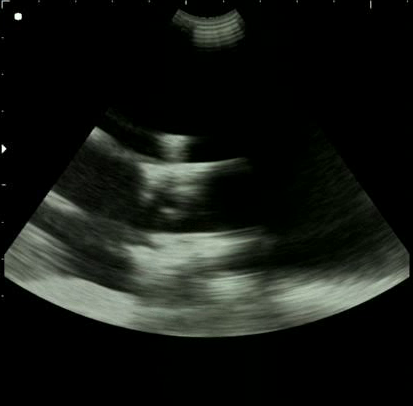
#> input picture ultrasound_processing/data/cropped_frame_idx_150.png, 413 x 406 px, found by its file name
$ python proba.py
#> lines starting #> are read from the running program, lines starting #| are printed output that depends on the picture; after the words box and inside, x2 and y2 are one past the last pixel; in counts of white or black regions, pixels touching at a corner belong together
### ultrasound_processing/transform.py
import numpy as np
import scipy.signal
import math as m

def convert_to_grayscale(image):
    """
    Converts a PIL image to a grayscale NumPy array.

    Args:
        image (PIL.Image.Image): Input image in PIL.Image format.

    Returns:
        np.ndarray: Grayscale image as a 2D NumPy array.
    """

    return np.array(image.convert("L"))


def detect_cm_marks(gray_array):
    """
    Detects centimeter marks in the grayscale image along rows and columns.

    Args:
        gray_array (np.ndarray): Grayscale image array.

    Returns:
        Tuple[float, List[int], List[int]]:
            - Estimated distance in pixels between cm marks (float).
            - List of detected row indices (List[int]).
            - List of detected column indices (List[int]).
    """

    def find(line):
        marks, prev = [], False
        for i, val in enumerate(line):
            curr = val > 10
            dist = True
            if marks: dist = i - marks[-1] > 10
            if curr and not prev and dist:
                marks.append(i)
            prev = curr
        return marks

    rows = find(gray_array[:,2])
    cols = find(gray_array[2])
    d = ((rows[-1] - rows[1]) + (cols[-1] - cols[1])) / (len(rows) + len(cols) - 4)

    return d, rows, cols


def clean_image(gray_array):
    """
    Cleans the grayscale image by cropping and filtering pixel values.

    Args:
        gray_array (np.ndarray): Grayscale image array.

    Returns:
        Tuple[np.ndarray, int]:
            - Processed image as a float array with noise filtered.
            - Index of the first row retained after cropping.
    """

    idx = np.where(np.sum(gray_array, axis=1) < 500)[0][0]
    img = gray_array[idx:, 6:].astype(float)
    img[(img > 200) | (img < 5)] = 0
    img[:100,:100], img[:100,-100:] = 0, 0

    return img, idx


def calculate_geometry(temp, d, alpha):
    """
    Calculates geometric parameters from the ultrasound image.

    Args:
        temp (np.ndarray): Cleaned image array.
        d (float): Pixel-to-centimeter ratio.
        alpha (float): Half angle of the ultrasound beam in radians.

    Returns:
        Tuple[float, int, float, float, int]:
            - Depth of the offset in pixels.
            - Height in pixels of the ultrasound window.
            - Offset in centimeters.
            - Height in centimeters of the ultrasound window.
            - First row index of the window.
    """

    row = np.where(np.sum(temp, axis = 1) > 200)[0][0]
    peaks = scipy.signal.find_peaks(temp[row], distance=50)[0]
    cln = peaks[abs(peaks) <= len(temp[0]) * 4 / 5]
    d_cm = abs(cln[0] - cln[1]) / (2 * d)
    offset_cm = d_cm / m.sin(alpha)
    r = np.where(temp[:, int(cln[0] + abs(cln[0] - cln[1]) / 2)] > 0)[0]

    return offset_cm * d, r[-1] - r[0], offset_cm, (r[-1] - r[0]) / d, r[0]


def compute_coordinate_grid(offset_cm, r_cm, d, temp, offset_px, first, alpha_deg, res):
    """
    Computes the coordinate grid for the ultrasound image transformation.

    Args:
        offset_cm (float): Offset in centimeters.
        r_cm (float): Range in centimeters.
        d (float): Pixel-to-centimeter ratio.
        temp (np.ndarray): Processed grayscale image.
        offset_px (float): Offset in pixels.
        first (int): Index of the first pixel row used.
        alpha_deg (float): Half angle of ultrasound beam in degrees.
        res (float): Image resolution scaling factor.

    Returns:
        Tuple[np.ndarray, np.ndarray]:
            - X coordinates in the transformed space.
            - Y coordinates in the transformed space.
    """

    rows = np.arange(int(offset_cm*res), int(offset_cm*res + r_cm*res))[:, None]
    cols = np.linspace(-alpha_deg, alpha_deg, len(rows))
    Th = cols * m.pi / 180
    X, Y = np.sin(Th) * rows, np.cos(Th) * rows

    return X / res * d + temp.shape[1]/2, Y / res * d - (offset_px - first)


def interpolate_image(X, Y, temp):
    """
    Applies bilinear interpolation to map intensity values from input coordinates.

    Args:
        X (np.ndarray): X coordinate grid.
        Y (np.ndarray): Y coordinate grid.
        temp (np.ndarray): Processed grayscale image.

    Returns:
        np.ndarray: Interpolated intensity values.
    """

    X = np.clip(X, 0, temp.shape[0]-2)
    Y = np.clip(Y, 0, temp.shape[1]-2)

    Xl = np.floor(X).astype(int)
    Xr = Xl + 1
    Yt = np.floor(Y).astype(int)
    Yb = Yt + 1

    dx = X - Xl
    dy = Y - Yt

    intensity = (
        (1 - dx) * (1 - dy) * temp[Yt, Xl] +
        (dx * (1 - dy)) * temp[Yt, Xr] +
        (1 - dx) * dy * temp[Yb, Xl] +
        (dx * dy) * temp[Yb, Xr]
    )

    return np.clip(intensity, 0, 255)


def transform_image(img: 'PIL.Image.Image', alpha_deg: float, res: float):
    """
    Transforms an ultrasound image into a rectified coordinate system.

    Args:
        img (PIL.Image.Image): Input image to process.
        alpha_deg (float): Half angle of the ultrasound beam in degrees.
        res (float): Image resolution scaling factor.

    Returns:
        Tuple[np.ndarray, float, float]:
            - Transformed image as a 2D array.
            - Depth of the ultrasound window in pixels.
            - Offset from the top in centimeters.
    """

    gray = convert_to_grayscale(img)
    d, rows, cols = detect_cm_marks(gray)
    alpha = alpha_deg/180*m.pi
    temp, gray_idx = clean_image(gray)
    offset_px, r_px, offset_cm, r_cm, first = calculate_geometry(temp, d, alpha)

    X, Y = compute_coordinate_grid(offset_cm, r_cm, d, temp, offset_px, first, alpha_deg, res)
    intensity = interpolate_image(X, Y, temp)

    depth = r_px / d

    return intensity, depth, offset_cm


# [2 lines that do not run on import are left out]

### ultrasound_processing/masking.py
import cv2
import numpy as np
import matplotlib.pyplot as plt
from typing import Tuple


def compute_threshold(image: np.ndarray, top_percent: float) -> int:
    """
    Compute the intensity threshold such that the top top_percent fraction of pixel values
    in the grayscale image will be set to white in the binary mask.

    Args:
        image: 2D numpy array of grayscale pixel intensities (0-255).
        top_percent: Number between 0 and 1 that determines the fraction of pixels to be set to white.

    Returns:
        An integer threshold value in the range [0, 255].
    """
    hist, _ = np.histogram(image.flatten(), bins=256, range=[0, 256])
    cdf = hist.cumsum()
    cdf_normalized = cdf / float(cdf[-1])
    idx = np.where(cdf_normalized >= top_percent)[0]
    return int(idx[0]) if idx.size > 0 else 255

def threshold_mask(image: np.ndarray, threshold_value: int) -> np.ndarray:
    """
    Create a binary mask by thresholding the image: pixels with intensity >= threshold_value
    become 255 (white), others become 0 (black).

    Args:
        image: 2D numpy array of grayscale pixel intensities.
        threshold_value: Intensity cutoff for binarization.

    Returns:
        A binary mask as a 2D numpy array of 0s and 255s.
    """
    return (image >= threshold_value).astype(np.uint8) * 255


def do_closing(mask: np.ndarray, kernel_size: Tuple[int,int]=(2,2)) -> np.ndarray:
    """
    Apply a morphological closing operation (dilation followed by erosion) to fill small holes
    and connect nearby white regions in the binary mask.

    Args:
        mask: Binary mask (0 or 255) to be processed.
        kernel_size: Size of the structuring element used for closing.

    Returns:
        The mask after morphological closing.
    """
    kernel = cv2.getStructuringElement(cv2.MORPH_ELLIPSE, kernel_size)
    return cv2.morphologyEx(mask, cv2.MORPH_CLOSE, kernel)

def remove_small_components(mask: np.ndarray, top_margin: int) -> np.ndarray:
    """
    Remove white components (noise) from the top part of the image.

    Args:
        mask: Binary mask (0 or 255) (after closing).
        top_margin: Number of pixels from the top; any component starting above this
                    line will be removed.

    Returns:
        The mask with small top components removed.
    """
    num_labels, labels, stats, _ = cv2.connectedComponentsWithStats(mask, connectivity=8)
    for i in range(1, num_labels):
        x, y, w, h, area = stats[i]
        if y < top_margin:
            mask[labels == i] = 0
    return mask

def extract_top_contour(mask: np.ndarray) -> np.ndarray:
    """
    Extract the top contour of the white regions in the binary mask by keeping only the first
    white pixel in each column.

    Args:
        mask: Cleaned binary mask (0 or 255).

    Returns:
        A binary image where each column has at most one white pixel.
    """
    h, w = mask.shape
    contour = np.zeros_like(mask)
    for col in range(w):
        white = np.where(mask[:, col] == 255)[0]
        if white.size > 0:
            contour[white[0], col] = 255
    return contour

def dilate_contour(contour: np.ndarray,
                   kernel_size: Tuple[int,int]=(2,2),
                   iterations: int=1) -> np.ndarray:
    """
    Thicken the one- pixel-wide contour by applying dilation.

    Args:
        contour: Binary contour image (0 or 255) with single-pixel lines.
        kernel_size: Size of the rectangular structuring element.
        iterations: Number of dilation iterations.

    Returns:
        The dilated contour mask.
    """
    kernel = cv2.getStructuringElement(cv2.MORPH_RECT, kernel_size)
    return cv2.dilate(contour, kernel, iterations=iterations)

def smooth_mask(dilated: np.ndarray,
                blur_ksize: Tuple[int,int]=(5,5)) -> np.ndarray:
    """
    Apply a Gaussian blur to the dilated contour mask.

    Args:
        dilated: Dilated binary contour mask.
        blur_ksize: Kernel size for Gaussian blur.

    Returns:
        A smooth mask with values in [0, 255].
    """
    blurred = cv2.GaussianBlur(dilated, blur_ksize, 0)
    blurred[dilated == 255] = 255
    return blurred

def original_intensity_mask(image: np.ndarray, smooth: np.ndarray) -> np.ndarray:
    """
    Preserve the original grayscale intensities.

    Args:
        image: Original 2D grayscale image.
        smooth: Smooth mask with values in [0, 255].

    Returns:
        Masked image where the contour regions preserve their original intensities.
    """
    norm = smooth.astype(np.float32) / 255.0
    return (image.astype(np.float32) * norm).astype(np.uint8)


def mask(image: np.ndarray,
          top_percent: float = 0.93,
          top_margin: int = 5,
          apply_closing_flag: bool = True) -> np.ndarray:
    """
    Complete pipeline that generates a masked ultrasound image that keeps only the contour of a certain object.

    Args:
        image: Input 2D grayscale image.
        top_percent: Fraction of pixels to threshold as white (default 0.93).
        top_margin: Pixel row margin to remove top noise components (default 5).
        apply_closing_flag: Whether to perform morphological closing (default True).

    Returns:
        A grayscale image where only the contour region retains its original intensities.
    """
    th = compute_threshold(image, top_percent)
    mask = threshold_mask(image, th)

    if apply_closing_flag:
        mask = do_closing(mask)

    mask = remove_small_components(mask, top_margin)
    contour = extract_top_contour(mask)
    dilated = dilate_contour(contour)
    smooth = smooth_mask(dilated)
    return original_intensity_mask(image, smooth)

### ultrasound_processing/proba.py
from transform_back import transform_back
from transform import transform_image
from masking import mask
import numpy as np
import matplotlib.pyplot as plt
from PIL import Image
import PIL


### Ezeket a paramétereket kell megadni
path = "C:\\Users\\buvr_\\Documents\\Egyetem\\Scientific Python\\Project\\ScPytone_ultrasound_processing\\ultrasound_processing\\data\\cropped_frame_idx_150.png"
alpha_deg = 35
resolution = 50

img = Image.open(path)
#> img is the input picture: PIL image 413x406 RGBA; mean R, G, B, A 22.7, 25.6, 21.4, 255
plt.imshow(img, cmap="gray")
plt.show()

alpha_rad = alpha_deg/180*np.pi


transformed_image, depth, offset = transform_image(img, alpha_deg, resolution)
#> the loop in find, `for i, val in enumerate(line):` made 406 passes
#> (val, curr, dist, prev) on passes 1 to 12: (125, True, True, True), (171, True, False, True), (136, True, False, True), (131, True, False, True), (131, True, False, True), (139, True, False, True), (142, True, False, True), (114, True, False, True), (60, True, False, True), (11, True, False, True), (0, False, False, False), (1, False, True, False)
#> (curr, dist) on passes 61 to 66: (False, True), (False, True), (False, True), (False, True), (False, True), (False, True)
#> after the loop in find, `for i, val in enumerate(line):`: marks = [0, 37, 72, 110, 144, 184, 221, 256, 294]
#> the loop in find (call 2), `for i, val in enumerate(line):` made 413 passes
#> (val, curr, dist, prev) on passes 1 to 12: (2, False, True, False), (85, True, True, True), (136, True, False, True), (4, False, False, False), (0, False, False, False), (0, False, False, False), (0, False, False, False), (0, False, False, False), (3, False, False, False), (2, False, False, False), (0, False, False, False), (0, False, False, False)
#> in clean_image, `img[:100,:100], img[:100,-100:] = 0, 0`: img: shape (398, 407) float64; min 0, max 196, mean 24.6
#> in transform_image, `X, Y = compute_coordinate_grid(offset_cm, r_cm, d, temp, offset_px, fi..`:
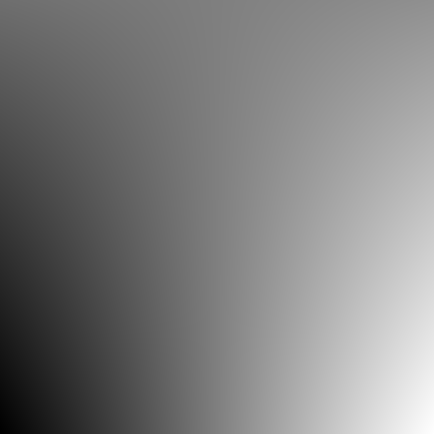
#> X: shape (434, 434) float64; min -7.29, max 414.3, mean 203.5; drawn with min black and max white
#> in transform_image, `X, Y = compute_coordinate_grid(offset_cm, r_cm, d, temp, offset_px, fi..`:
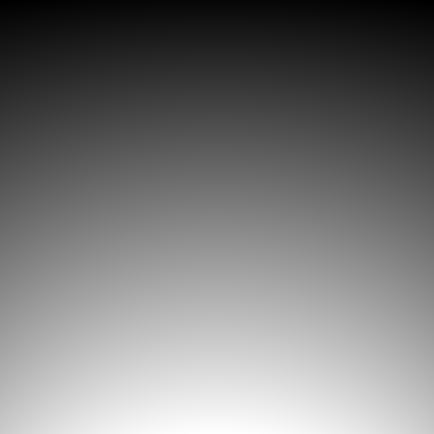
#> Y: shape (434, 434) float64; min 6.13e-05, max 327.7, mean 155.5; drawn with min black and max white
#> in interpolate_image, `Yt = np.floor(Y).astype(int)`:
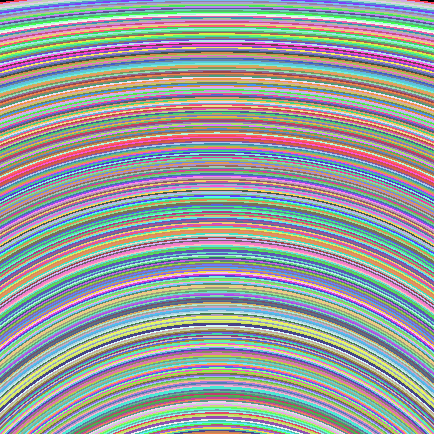
#> Yt: shape (434, 434) int64; 328 distinct labels, from 0 to 327; one colour per label, 0 black
#> in interpolate_image, `Yb = Yt + 1`: Yb: shape (434, 434) int64; 328 distinct labels, from 1 to 328
#> in interpolate_image, `dx = X - Xl`:
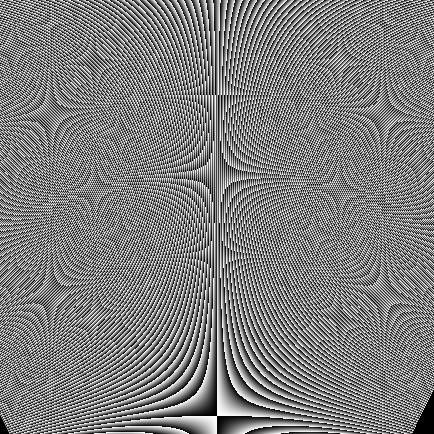
#> dx: shape (434, 434) float64; min 0, max 1, mean 0.498
#> in interpolate_image, `dy = Y - Yt`:
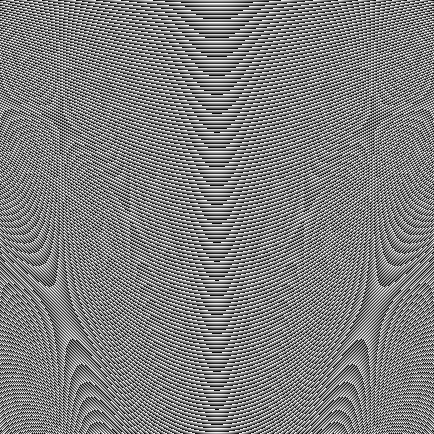
#> dy: shape (434, 434) float64; min 2.42e-07, max 1, mean 0.5
plt.imshow(transformed_image, cmap="gray")
plt.show()


masked_image = mask(transformed_image)
#> in threshold_mask, `return (image >= threshold_value).astype(np.uint8) * 255`:
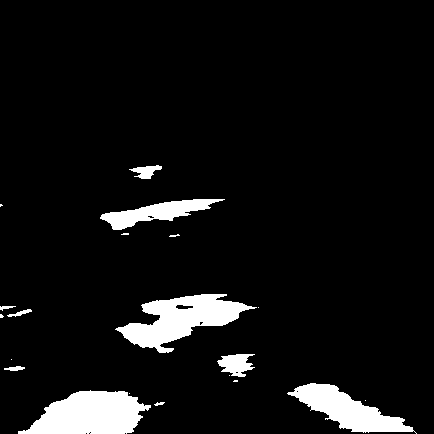
#> returned value: shape (434, 434); 7% white; 20 white regions (10 under 20 px), largest, box (x1, y1, x2, y2) and area: (18, 390, 151, 434) 3950, (115, 294, 257, 353) 3778, (287, 383, 417, 434) 2792
#> in do_closing, `return cv2.morphologyEx(mask, cv2.MORPH_CLOSE, kernel)`: returned value: shape (434, 434); 7% white; 15 white regions (5 under 20 px), largest, box (x1, y1, x2, y2) and area: (19, 391, 152, 434) 3867, (116, 295, 257, 354) 3768, (288, 384, 417, 434) 2793
#> in remove_small_components, `num_labels, labels, stats, _ = cv2.connectedComponentsWithStats(mask, ..`: labels: shape (434, 434) int32; 16 distinct labels, from 0 to 15
#> after the loop in extract_top_contour, `for col in range(w):`: contour: shape (434, 434); 0.2% white in thin lines or dots, all inside (x1, y1, x2, y2) = (0, 166, 417, 434)
#> in dilate_contour, `return cv2.dilate(contour, kernel, iterations=iterations)`: returned value: shape (434, 434); 0.47% white in thin lines or dots, all inside (x1, y1, x2, y2) = (0, 166, 418, 434)
#> in smooth_mask, `blurred[dilated == 255] = 255`:
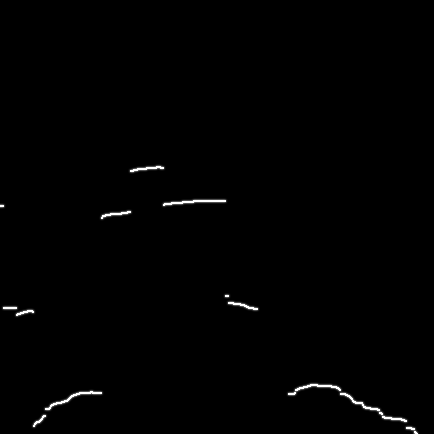
#> blurred: shape (434, 434); min 0, max 255, mean 1.7
plt.imshow(masked_image, cmap="gray")
plt.show()


#> (the run stopped early here; a loop or call above may not have finished)

$ run again, with ultrasound_processing/data/cropped_frame_idx_100.png copied over ultrasound_processing/data/cropped_frame_idx_150.png
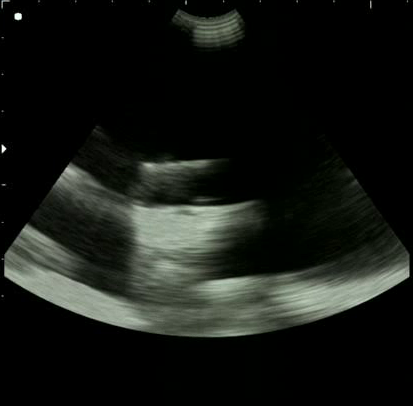
#> input picture ultrasound_processing/data/cropped_frame_idx_100.png, 413 x 406 px, found by its file name
#> img is the input picture: PIL image 413x406 RGBA; mean R, G, B, A 22.7, 25.6, 21.4, 255
#> the loop in find, `for i, val in enumerate(line):` made 406 passes
#> (val, curr, dist, prev) on passes 1 to 8: (126, True, True, True), (174, True, False, True), (134, True, False, True), (130, True, False, True), (132, True, False, True), (132, True, False, True), (143, True, False, True), (111, True, False, True)
#> after the loop in find, `for i, val in enumerate(line):`: marks = [0, 37, 72, 110, 144, 184, 221, 254, 294]
#> the loop in find (call 2), `for i, val in enumerate(line):` made 413 passes
#> (val, curr, dist, prev) on passes 1 to 8: (1, False, True, False), (84, True, True, True), (134, True, False, True), (4, False, False, False), (0, False, False, False), (0, False, False, False), (0, False, False, False), (0, False, False, False)
#> in interpolate_image, `Yt = np.floor(Y).astype(int)`:
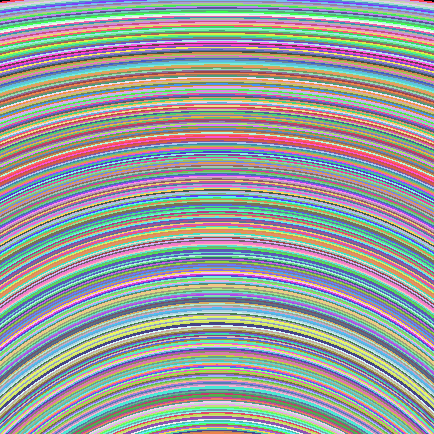
#> Yt: shape (434, 434) int64; 328 distinct labels, from 0 to 327; one colour per label, 0 black
#> Yb: shape (434, 434) int64; 328 distinct labels, from 1 to 328
#> labels: shape (434, 434) int32; 18 distinct labels, from 0 to 17
#> in smooth_mask, `blurred[dilated == 255] = 255`:
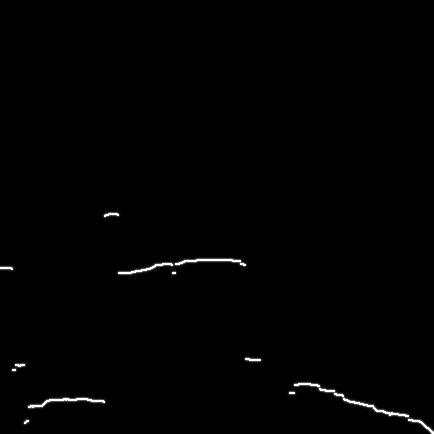
#> blurred: shape (434, 434); min 0, max 255, mean 1.7

$ run again, with ultrasound_processing/data/cropped_frame_idx_250.png copied over ultrasound_processing/data/cropped_frame_idx_150.png
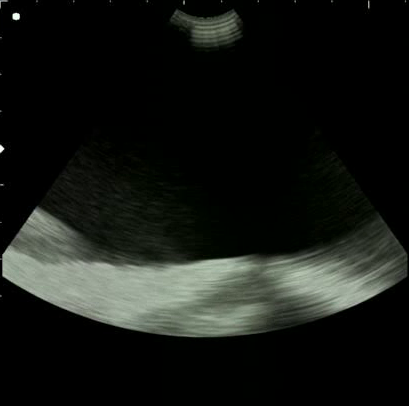
#> input picture ultrasound_processing/data/cropped_frame_idx_250.png, 409 x 406 px, found by its file name
#> img is the input picture: PIL image 409x406 RGBA; mean R, G, B, A 22.5, 25.3, 21.4, 255
#> the loop in find, `for i, val in enumerate(line):` made 406 passes
#> (val, curr, dist, prev) on passes 1 to 8: (140, True, True, True), (108, True, False, True), (0, False, False, False), (11, True, False, True), (4, False, False, False), (0, False, False, False), (3, False, False, False), (5, False, False, False)
#> after the loop in find, `for i, val in enumerate(line):`: marks = [0, 111, 146, 184, 254]
#> the loop in find (call 2), `for i, val in enumerate(line):` made 409 passes
#> in interpolate_image, `Yt = np.floor(Y).astype(int)`:
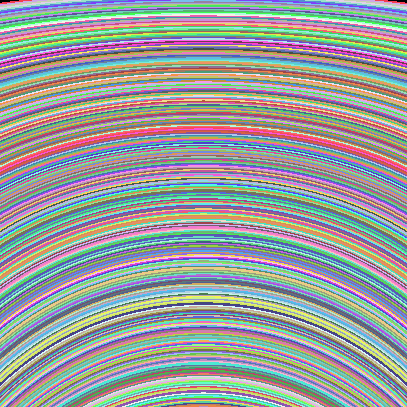
#> Yt: shape (407, 407) int64; 329 distinct labels, from 0 to 328; one colour per label, 0 black
#> Yb: shape (407, 407) int64; 329 distinct labels, from 1 to 329
#> labels: shape (407, 407) int32; 15 distinct labels, from 0 to 14
#> in smooth_mask, `blurred[dilated == 255] = 255`:
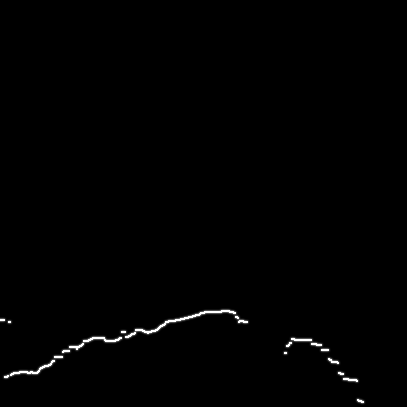
#> blurred: shape (407, 407); min 0, max 255, mean 1.7

$ run again, with ultrasound_processing/data/cropped_frame_idx_50.png copied over ultrasound_processing/data/cropped_frame_idx_150.png
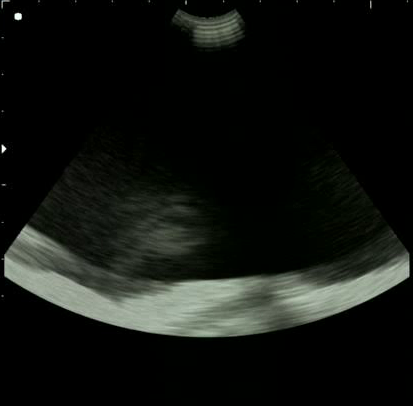
#> input picture ultrasound_processing/data/cropped_frame_idx_50.png, 413 x 406 px, found by its file name
#> img is the input picture: PIL image 413x406 RGBA; mean R, G, B, A 18.6, 21.2, 17.6, 255
#> the loop in find, `for i, val in enumerate(line):` made 406 passes
#> (val, curr, dist, prev) on passes 1 to 8: (124, True, True, True), (174, True, False, True), (138, True, False, True), (129, True, False, True), (132, True, False, True), (134, True, False, True), (141, True, False, True), (110, True, False, True)
#> after the loop in find, `for i, val in enumerate(line):`: marks = [0, 37, 72, 110, 144, 184, 221, 254, 294]
#> the loop in find (call 2), `for i, val in enumerate(line):` made 413 passes
#> (val, curr, dist, prev) on passes 1 to 8: (1, False, True, False), (85, True, True, True), (138, True, False, True), (7, False, False, False), (0, False, False, False), (0, False, False, False), (0, False, False, False), (0, False, False, False)
#> Yt: shape (435, 435) int64; 329 distinct labels, from 0 to 328
#> Yb: shape (435, 435) int64; 329 distinct labels, from 1 to 329
#> labels: shape (435, 435) int32; 8 distinct labels, from 0 to 7
#> in smooth_mask, `blurred[dilated == 255] = 255`:
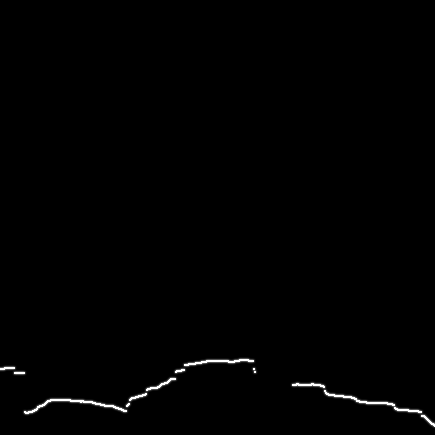
#> blurred: shape (435, 435); min 0, max 255, mean 1.7
